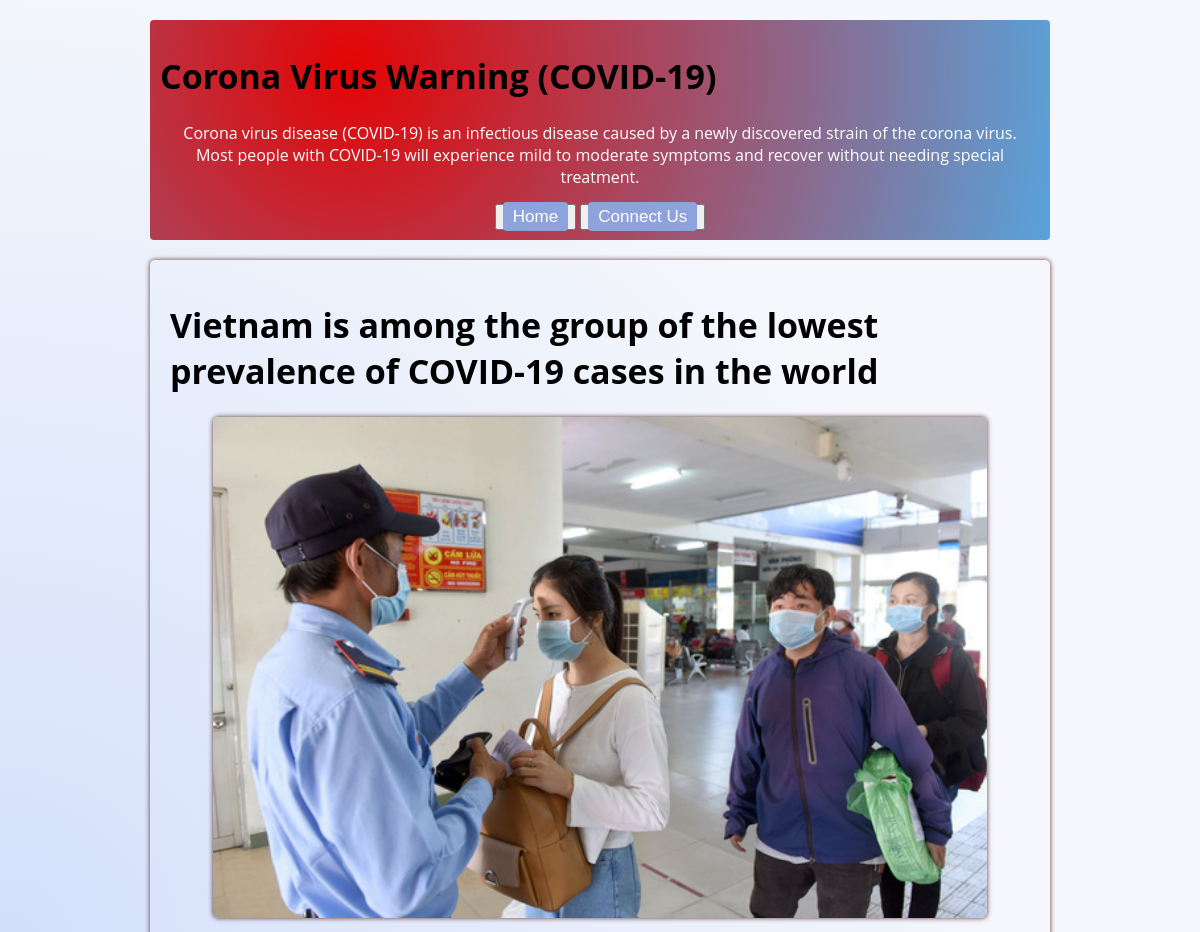
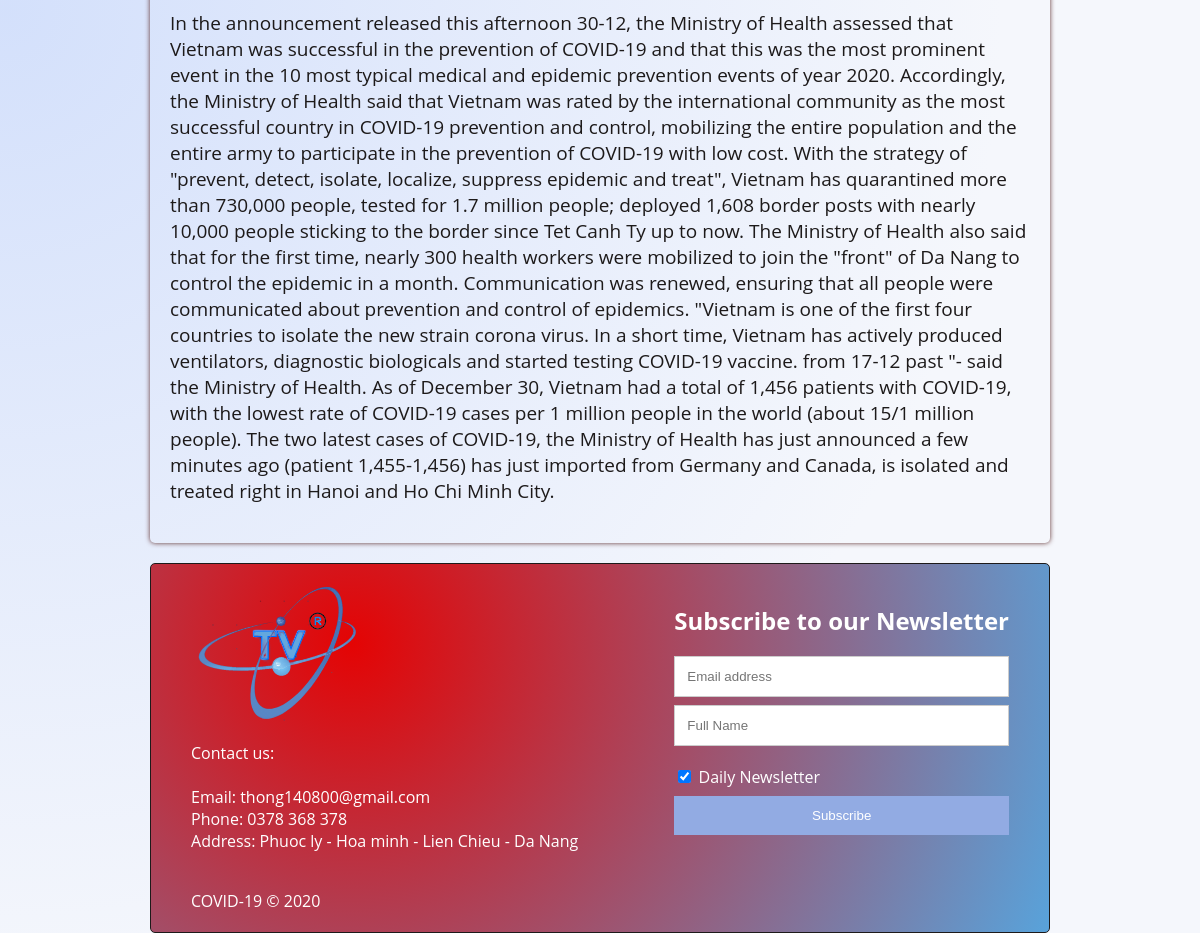
The app's page /8/ with its own data (2 pictures, top to bottom).
### home/models.py (models this page shows, shortened)
class Post(models.Model):
    post_id = models.AutoField(primary_key=True)
    ten = models.TextField(blank=True, null=True)
    link = models.TextField(blank=True, null=True)
    photo = models.FileField(null=True)
    noidung = models.TextField(blank=True, null=True)

### home/views.py (the view)
# urls.py: path('<int:post_id>/', views.Post_.as_view(), name='post'),
class Post_(View):
    def get(self, request,post_id):
        sql = "SELECT * From home_post where post_id ='"+str(post_id)+"'"
        post = Post.objects.raw(sql)
        context = {
            'post': post,
        }
        return render(request, 'home/blog.html', context)

### templates/home/blog.html (shortened to what this page needs)
{% extends 'home/base.html' %}
{% block content %}
    <div class="Baiviet">
        {% for  item in post %}
            <a class="row"
               href="{% url 'home:post' item.post_id %} "><h1>{{ item.ten }}</h1></a>
            <div class="img_blog">
                <img src="{{ item.photo.url }}" alt="">
            </div>
            <p class="noidung">{{ item.noidung }}</p>
        {% endfor %}
    </div>
{% endblock content %}

### static/css/style.css (style rules this page uses)
html { scroll-behavior: smooth; background-image: radial-gradient( circle 993px at 0.5% 50.5%, rgba(137,171,245,0.37) 0%, rgba(245,247,252,1) 100.2% ); }
body { width: 900px; margin: 0 auto; font-family: Open Sans, Helvetica, Arial, sans-serif; }
h1 { text-align: left; }
a { text-decoration: none; color: black; font-size: 17px; }
.Baiviet { margin: 20px 0; padding: 20px; border-radius: 5px; box-shadow: 0 0 5px #5f3030; }
.img_blog { width: 90%; margin: 0 auto; }
.img_blog img { width: 100%; margin: 0 auto; border-radius: 5px; box-shadow: 0 0 5px #5f3030; }
.noidung { color: #1d1a1a; font-size: 19px; }

### records on screen
Post: ten "Vietnam is among the group of the lowest prevalence of COVID-19 cases in the world", photo (picture), noidung "In the announcement released this afternoon 30-12, the Ministry of Health assessed that Vietnam was successful in the prevention of COVID-19 and that this was the most prominent event in the 10 most typical medical and epidemic prevention events of year 2020. Accordingly, the Ministry of Health said that Vietnam was rated by the international community as the most successful country in COVID-19 prevention and control, mobilizing the entire population and the entire army to participate in the prevention of COVID-19 with low cost. With the strategy of \"prevent, detect, isolate, localize, suppress epidemic and treat\", Vietnam has quarantined more than 730,000 people, tested for 1.7 million…"
